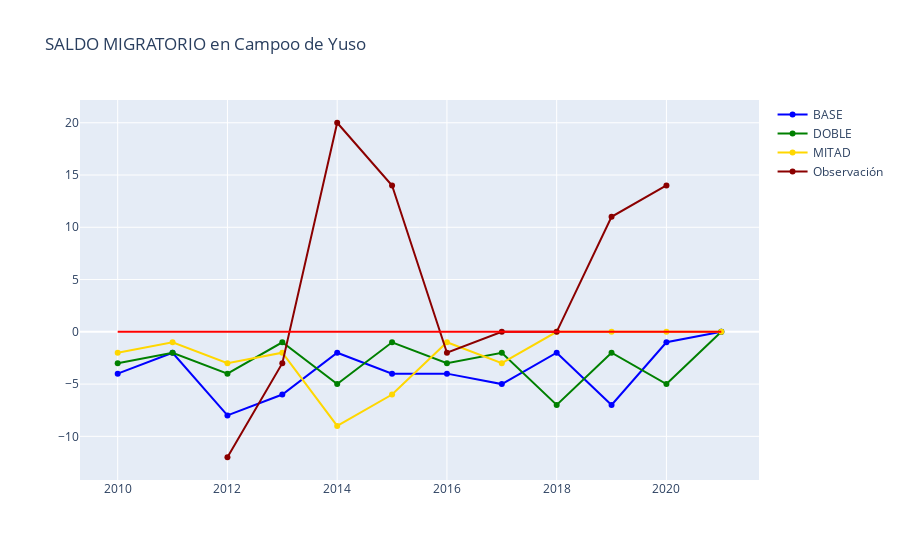

The code cell stored with this chart in its notebook:
### Code cell
plotter_smig(df_18_in, df_18_out,
        df_19_in, df_19_out,
        df_20_in, df_20_out,
        "39017", "Campoo de Yuso")

### Figure 1 — Plotly figure (JSON) as saved in the notebook; plotly's stock layout.template omitted (floating-point values rounded to 4 significant figures)
{"data": [{"marker": {"color": "blue"}, "mode": "lines+markers", "name": "BASE", "showlegend": true, "type": "scatter", "x": [2010, 2011, 2012, 2013, 2014, 2015, 2016, 2017, 2018, 2019, 2020, 2021], "y": [-4, -2, -8, -6, -2, -4, -4, -5, -2, -7, -1, 0]}, {"marker": {"color": "green"}, "mode": "lines+markers", "name": "DOBLE", "showlegend": true, "type": "scatter", "x": [2010, 2011, 2012, 2013, 2014, 2015, 2016, 2017, 2018, 2019, 2020, 2021], "y": [-3, -2, -4, -1, -5, -1, -3, -2, -7, -2, -5, 0]}, {"marker": {"color": "gold"}, "mode": "lines+markers", "name": "MITAD", "showlegend": true, "type": "scatter", "x": [2010, 2011, 2012, 2013, 2014, 2015, 2016, 2017, 2018, 2019, 2020, 2021], "y": [-2, -1, -3, -2, -9, -6, -1, -3, 0, 0, 0, 0]}, {"marker": {"color": "darkred"}, "mode": "lines+markers", "name": "Observación", "showlegend": true, "type": "scatter", "x": ["2010", "2011", "2012", "2013", "2014", "2015", "2016", "2017", "2018", "2019", "2020", "2021"], "y": [null, null, -12, -3, 20, 14, -2, 0, 0, 11, 14, null]}], "layout": {"shapes": [{"line": {"color": "Red"}, "type": "line", "x0": 2010, "x1": 2021, "xref": "x", "y0": 0, "y1": 0, "yref": "y"}], "title": {"text": "SALDO MIGRATORIO en Campoo de Yuso"}}}
